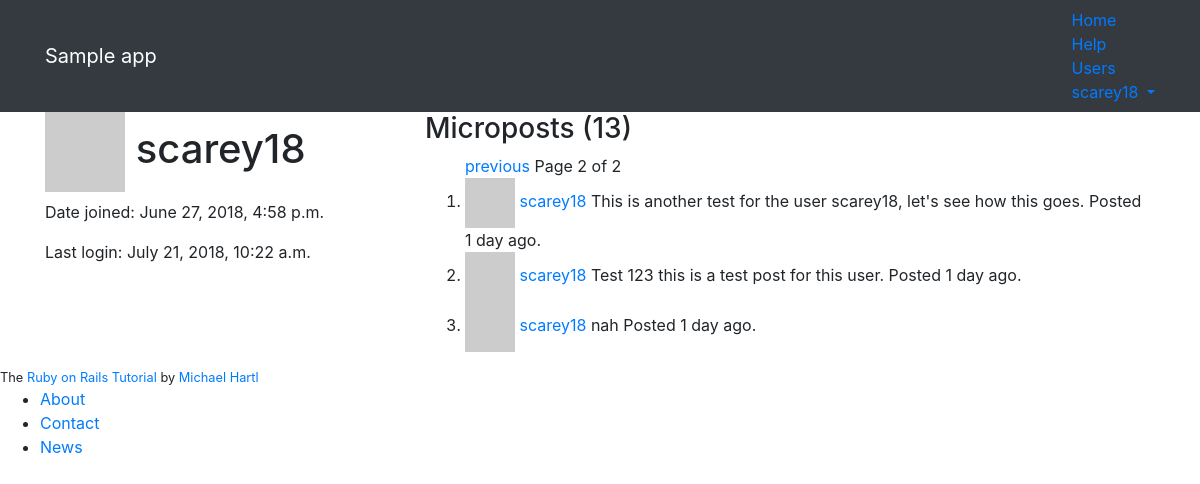
Screenshot of /users/1?page=2 (signed in) with the database file from the repository.
### static_pages/models.py (models this page shows, shortened)
class User(AbstractUser):
    is_active = models.BooleanField(default=False)
    activation_id = models.SlugField(null=True, blank=True, default=None)
    REQUIRED_FIELDS = ['email']
    def gravatar(self, size=80):
        digest = hashlib.md5(self.email.encode()).hexdigest()
        url = f'http://www.gravatar.com/avatar/{digest}'
        return mark_safe(f'<img src="{url}" height="{size}" width="{size}" class="gravatar">')
    def index_gravatar(self):
        return self.gravatar(50)
    def microposts(self):
        return self.micropost_set.all().order_by('-created_at')

class Micropost(models.Model):
    content = models.TextField(max_length=140)
    created_at = models.DateTimeField(editable=False)
    updated_at = models.DateTimeField()
    user = models.ForeignKey(User, on_delete=models.CASCADE, editable=False)

### static_pages/views.py (the view)
# urls.py: path('users/<int:pk>', views.UserProfile.as_view(), name='profile'),
class UserProfile(LoginRequiredMixin, DetailView):
    model = User
    template_name = 'static_pages/profile.html'
    fields = ['username', 'email']
    def get_context_object_name(self, obj):
        return 'u'
    def get_context_data(self, **kwargs):
        page_num = self.request.GET.get('page', 1)
        posts = self.object.microposts()
        context = super().get_context_data(**kwargs)
        context['page_title'] = self.object.username
        context['page_obj'] = Paginator(posts, 10).page(page_num)
        context['posts'] = posts
        return context
    def get_queryset(self):
        return active_users()

### static_pages/utils.py (called while the page is built)
def active_users():
    return User.objects.filter(is_active=True)

### static_pages/templates/static_pages/profile.html
{% extends 'base.html' %}
{% block content %}
<div class="row">
    <aside class="col-md-4">
        <section class="user_info">
            <h1>
                {{ u.gravatar }}
                {{ u.username }}
            </h1>
            <p>Date joined: {{ u.date_joined }}</p>
            <p>Last login: {{ u.last_login }}</p>
        </section>
    </aside>
    <div class="col-md-8">
        {% if posts %}
        <h3>Microposts ({{ posts.count }})</h3>
        {% include 'user_post_list.html' with page_obj=page_obj %}
        {% else %}
        <h3>This user hasn't posted anything yet!</h3>
        {% endif %}
    </div>
</div>
{% endblock %}

### static_pages/templates/base.html (shortened to what this page needs)
<head>
	<link rel="stylesheet" href="https://stackpath.bootstrapcdn.com/bootstrap/4.1.1/css/bootstrap.min.css">
	{% load static %}
	<link rel="stylesheet" type="text/css" href="{% static 'static_pages/style.scss' %}">
</head>
<body>
    <header class="navbar navbar-fixed-top navbar-dark bg-dark">
      	<div class="container">
        	<a href="{% url 'static_pages:home' %}" id="logo" class="navbar-brand">Sample app</a>
        	<nav>
          		<ul class="nav navbar-nav navbar-right">
            		<li><a href="{% url 'static_pages:home' %}">Home</a></li>
            		<li><a href="{% url 'static_pages:help' %}">Help</a></li>
            		{% if user.is_authenticated %}
            		<li><a href="{% url 'static_pages:index' %}">Users</a></li>
            		<li class="dropdown">
            			<a href="#" class="dropdown-toggle" data-toggle="dropdown">
            				{{ user.username }}<b class="caret"></b>
            			</a>
            		</li>
            		{% else %}
            		<li><a href="{% url 'static_pages:login' %}">Log in</a></li>
            		{% endif %}
          		</ul>
        	</nav>
      	</div>
    </header>
    <div class="container content">
        {% block content %}{% endblock %}
    </div>
    <footer class="footer">
		<small>
	    	The <a href="http://www.railstutorial.org/">Ruby on Rails Tutorial</a>
	   		by <a href="http://www.michaelhartl.com/">Michael Hartl</a>
	  	</small>
	  	<nav>
	    	<ul>
	      		<li><a href="{% url 'static_pages:about' %}">About</a></li>
	      		<li><a href="{% url 'static_pages:contact' %}">Contact</a></li>
	      		<li><a href="http://news.railstutorial.org/">News</a></li>
	    	</ul>
	  	</nav>
	</footer>
</body>

### static_pages/templates/user_post_list.html (shortened to what this page needs)
<ol class="microposts">
    <div class="pagination">
        <span class="step-links">
            {% if page_obj.has_previous %}
                <a href="?page={{ page_obj.previous_page_number }}">previous</a>
            {% endif %}
            <span class="current">
                Page {{ page_obj.number }} of {{ page_obj.paginator.num_pages }}
            </span>
        </span>
    </div>
    {% for p in page_obj.object_list %}
    <li id="micropost-{{p.pk}}">
        {{ p.user.index_gravatar }}
        <span class="user">
            <a href="{% url 'static_pages:profile' p.user.pk %}">
                {{ p.user.username }}
            </a>
        </span>
        <span class="content">{{ p.content }}</span>
        {% load humanize %}
        <span class="timestamp">Posted {{ p.created_at|naturaltime }}.</span>
    </li>
    {% endfor %}
</ol>

### rows the page displays
User: username "scarey18", date_joined "June 27, 2018, 4:58 p.m.", last_login "July 21, 2018, 10:22 a.m."
Micropost: user.username "scarey18", content "This is another test for the user scarey18, let's see how this goes.", created_at "1 day ago"
Micropost: user.username "scarey18", content "Test 123 this is a test post for this user.", created_at "1 day ago"
Micropost: user.username "scarey18", content "nah", created_at "1 day ago"

### other values shown
{{ posts.count }} "13"
{{ page_obj.number }} "2"
{{ page_obj.paginator.num_pages }} "2"
